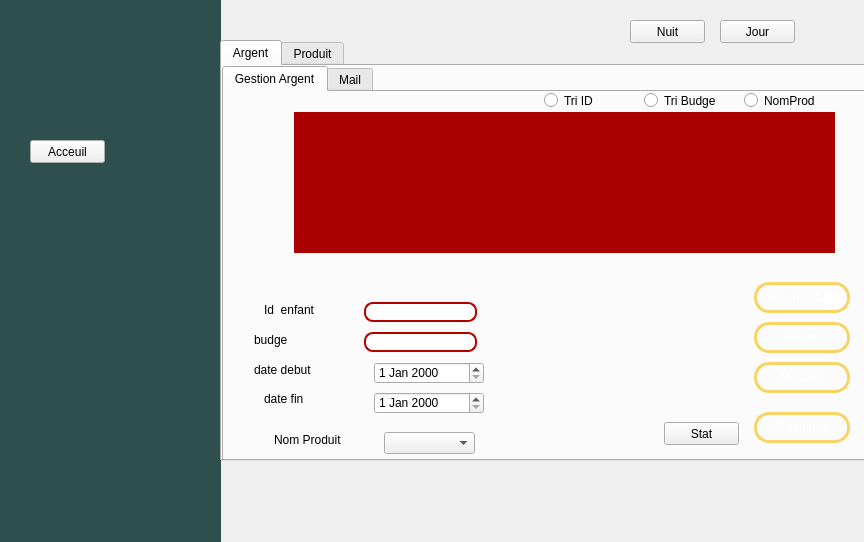
<?xml version="1.0" encoding="UTF-8"?>
<ui version="4.0">
 <class>gestion_argent</class>
 <widget class="QWidget" name="gestion_argent">
  <property name="geometry">
   <rect>
    <x>0</x>
    <y>0</y>
    <width>864</width>
    <height>542</height>
   </rect>
  </property>
  <property name="windowTitle">
   <string>Form</string>
  </property>
  <widget class="QTabWidget" name="tabWidget_2">
   <property name="geometry">
    <rect>
     <x>220</x>
     <y>40</y>
     <width>701</width>
     <height>421</height>
    </rect>
   </property>
   <property name="currentIndex">
    <number>0</number>
   </property>
   <widget class="QWidget" name="tab_4">
    <attribute name="title">
     <string>Argent</string>
    </attribute>
    <widget class="QTabWidget" name="tabWidget">
     <property name="geometry">
      <rect>
       <x>0</x>
       <y>0</y>
       <width>701</width>
       <height>411</height>
      </rect>
     </property>
     <property name="currentIndex">
      <number>0</number>
     </property>
     <widget class="QWidget" name="tab_2">
      <attribute name="title">
       <string>Gestion Argent</string>
      </attribute>
      <widget class="QTableView" name="tabchambre">
       <property name="geometry">
        <rect>
         <x>70</x>
         <y>20</y>
         <width>541</width>
         <height>141</height>
        </rect>
       </property>
       <property name="styleSheet">
        <string notr="true">QWidget {
    background-color: #aa0000;
    color: #fffff8;
}
QTableView{border: 6px solid #aa0000; /*other code about padding background stc*/ ;}
QHeaderView::section {
    background-color: #aaaa7f;
    padding: 4px;
    border: 1px solid #fffff8;
    font-size: 8pt;
}

QTableWidget {
    gridline-color: #ff4842;
    font-size: 9pt;
}

QTableWidget QTableCornerButton::section {
    background-color: #ff4842;
    border: 1px solid #fffff8;
}</string>
       </property>
      </widget>
      <widget class="QPushButton" name="pb_ajouter">
       <property name="geometry">
        <rect>
         <x>530</x>
         <y>230</y>
         <width>96</width>
         <height>31</height>
        </rect>
       </property>
       <property name="styleSheet">
        <string notr="true"> QPushButton {
color: #ffffff;
border: 3px solid #f8d466;
font: 8pt &quot;MS Reference Sans Serif&quot;;
border-radius: 15px;
padding: 5px;
background: qradialgradient(cx: 0.3, cy: -0.4,
fx: 0.3, fy: -0.4,
radius: 3, stop: 0 #aa3118, stop: 1 #550000);
min-width: 80px;
}

QPushButton:hover {
background: qradialgradient(cx: 0.3, cy: -0.4,
fx: 0.3, fy: -0.4,
radius: 3, stop: 0 #aa3118, stop: 1 #552a2a);
}

 QPushButton:pressed {
background: qradialgradient(cx: 0.4, cy: -0.1,
fx: 0.4, fy: -0.1,
radius: 3, stop: 0 #aa3118, stop: 1 #554040);
}</string>
       </property>
       <property name="text">
        <string>Ajouter</string>
       </property>
      </widget>
      <widget class="QLabel" name="label_2">
       <property name="geometry">
        <rect>
         <x>30</x>
         <y>240</y>
         <width>61</width>
         <height>16</height>
        </rect>
       </property>
       <property name="text">
        <string>budge</string>
       </property>
      </widget>
      <widget class="QLineEdit" name="lineEdit_num">
       <property name="geometry">
        <rect>
         <x>140</x>
         <y>210</y>
         <width>113</width>
         <height>20</height>
        </rect>
       </property>
       <property name="styleSheet">
        <string notr="true">QLineEdit
{
border-radius:9px;
border: 2px solid #b50000;
background: qradialgradient(cx: 0.3, cy: -0.4,
fx: 0.0, fy: -0.0,
radius: 1.89, stop: 0 #ffffff, stop: 1 #999);
}</string>
       </property>
      </widget>
      <widget class="QLabel" name="label">
       <property name="geometry">
        <rect>
         <x>40</x>
         <y>210</y>
         <width>81</width>
         <height>16</height>
        </rect>
       </property>
       <property name="styleSheet">
        <string notr="true">Qlabel{
font-size: 40px;
font-color:red;
}</string>
       </property>
       <property name="text">
        <string>Id  enfant</string>
       </property>
      </widget>
      <widget class="QPushButton" name="pb_supprimer">
       <property name="geometry">
        <rect>
         <x>530</x>
         <y>320</y>
         <width>96</width>
         <height>31</height>
        </rect>
       </property>
       <property name="styleSheet">
        <string notr="true"> QPushButton {
color: #ffffff;
border: 3px solid #f8d466;
font: 8pt &quot;MS Reference Sans Serif&quot;;
border-radius: 15px;
padding: 5px;
background: qradialgradient(cx: 0.3, cy: -0.4,
fx: 0.3, fy: -0.4,
radius: 3, stop: 0 #aa3118, stop: 1 #550000);
min-width: 80px;
}

QPushButton:hover {
background: qradialgradient(cx: 0.3, cy: -0.4,
fx: 0.3, fy: -0.4,
radius: 3, stop: 0 #aa3118, stop: 1 #552a2a);
}

 QPushButton:pressed {
background: qradialgradient(cx: 0.4, cy: -0.1,
fx: 0.4, fy: -0.1,
radius: 3, stop: 0 #aa3118, stop: 1 #554040);
}</string>
       </property>
       <property name="text">
        <string>Supprimer</string>
       </property>
      </widget>
      <widget class="QPushButton" name="pb_modifier">
       <property name="geometry">
        <rect>
         <x>530</x>
         <y>270</y>
         <width>96</width>
         <height>31</height>
        </rect>
       </property>
       <property name="styleSheet">
        <string notr="true"> QPushButton {
color: #ffffff;
border: 3px solid #f8d466;
font: 8pt &quot;MS Reference Sans Serif&quot;;
border-radius: 15px;
padding: 5px;
background: qradialgradient(cx: 0.3, cy: -0.4,
fx: 0.3, fy: -0.4,
radius: 3, stop: 0 #aa3118, stop: 1 #550000);
min-width: 80px;
}

QPushButton:hover {
background: qradialgradient(cx: 0.3, cy: -0.4,
fx: 0.3, fy: -0.4,
radius: 3, stop: 0 #aa3118, stop: 1 #552a2a);
}

 QPushButton:pressed {
background: qradialgradient(cx: 0.4, cy: -0.1,
fx: 0.4, fy: -0.1,
radius: 3, stop: 0 #aa3118, stop: 1 #554040);
}
</string>
       </property>
       <property name="text">
        <string>Modifier</string>
       </property>
      </widget>
      <widget class="QPushButton" name="pb_rechercher">
       <property name="geometry">
        <rect>
         <x>530</x>
         <y>190</y>
         <width>96</width>
         <height>31</height>
        </rect>
       </property>
       <property name="styleSheet">
        <string notr="true"> QPushButton {
color: #ffffff;
border: 3px solid #f8d466;
font: 8pt &quot;MS Reference Sans Serif&quot;;
border-radius: 15px;
padding: 5px;
background: qradialgradient(cx: 0.3, cy: -0.4,
fx: 0.3, fy: -0.4,
radius: 3, stop: 0 #aa3118, stop: 1 #550000);
min-width: 80px;
}

QPushButton:hover {
background: qradialgradient(cx: 0.3, cy: -0.4,
fx: 0.3, fy: -0.4,
radius: 3, stop: 0 #aa3118, stop: 1 #552a2a);
}

 QPushButton:pressed {
background: qradialgradient(cx: 0.4, cy: -0.1,
fx: 0.4, fy: -0.1,
radius: 3, stop: 0 #aa3118, stop: 1 #554040);
}</string>
       </property>
       <property name="text">
        <string>Rechercher</string>
       </property>
      </widget>
      <widget class="QLabel" name="label_4">
       <property name="geometry">
        <rect>
         <x>30</x>
         <y>270</y>
         <width>71</width>
         <height>16</height>
        </rect>
       </property>
       <property name="text">
        <string>date debut</string>
       </property>
      </widget>
      <widget class="QLineEdit" name="lineEdit_disponibilite">
       <property name="geometry">
        <rect>
         <x>600</x>
         <y>200</y>
         <width>20</width>
         <height>20</height>
        </rect>
       </property>
       <property name="styleSheet">
        <string notr="true">QLineEdit{
background-color: transparent;
border-image: url(:off.png);
background: none;
border: none;
background-repeat: none;
}</string>
       </property>
      </widget>
      <widget class="QLineEdit" name="lineEdit_num_3">
       <property name="geometry">
        <rect>
         <x>140</x>
         <y>240</y>
         <width>113</width>
         <height>20</height>
        </rect>
       </property>
       <property name="styleSheet">
        <string notr="true">QLineEdit
{
border-radius:9px;
border: 2px solid #b50000;
background: qradialgradient(cx: 0.3, cy: -0.4,
fx: 0.0, fy: -0.0,
radius: 1.89, stop: 0 #ffffff, stop: 1 #999);
}</string>
       </property>
      </widget>
      <widget class="QLabel" name="label_9">
       <property name="geometry">
        <rect>
         <x>0</x>
         <y>0</y>
         <width>711</width>
         <height>401</height>
        </rect>
       </property>
       <property name="styleSheet">
        <string notr="true">border-image: url(C:/Users/MY HP/Desktop/QT/projet2020/malek/afficher5.png);
</string>
       </property>
       <property name="text">
        <string/>
       </property>
      </widget>
      <widget class="QLabel" name="label_8">
       <property name="geometry">
        <rect>
         <x>40</x>
         <y>300</y>
         <width>47</width>
         <height>13</height>
        </rect>
       </property>
       <property name="text">
        <string>date fin</string>
       </property>
      </widget>
      <widget class="QDateEdit" name="dateEdit">
       <property name="geometry">
        <rect>
         <x>150</x>
         <y>270</y>
         <width>110</width>
         <height>22</height>
        </rect>
       </property>
      </widget>
      <widget class="QDateEdit" name="dateEdit_2">
       <property name="geometry">
        <rect>
         <x>150</x>
         <y>300</y>
         <width>110</width>
         <height>22</height>
        </rect>
       </property>
      </widget>
      <widget class="QComboBox" name="comboBox">
       <property name="geometry">
        <rect>
         <x>160</x>
         <y>340</y>
         <width>91</width>
         <height>22</height>
        </rect>
       </property>
      </widget>
      <widget class="QLabel" name="label_11">
       <property name="geometry">
        <rect>
         <x>50</x>
         <y>340</y>
         <width>71</width>
         <height>16</height>
        </rect>
       </property>
       <property name="text">
        <string>Nom Produit</string>
       </property>
      </widget>
      <widget class="QPushButton" name="pushButton_3">
       <property name="geometry">
        <rect>
         <x>440</x>
         <y>330</y>
         <width>75</width>
         <height>23</height>
        </rect>
       </property>
       <property name="text">
        <string>Stat</string>
       </property>
      </widget>
      <widget class="QRadioButton" name="radioButton">
       <property name="geometry">
        <rect>
         <x>320</x>
         <y>0</y>
         <width>82</width>
         <height>17</height>
        </rect>
       </property>
       <property name="text">
        <string>Tri ID</string>
       </property>
      </widget>
      <widget class="QRadioButton" name="radioButton_2">
       <property name="geometry">
        <rect>
         <x>420</x>
         <y>0</y>
         <width>82</width>
         <height>17</height>
        </rect>
       </property>
       <property name="text">
        <string>Tri Budge</string>
       </property>
      </widget>
      <widget class="QRadioButton" name="radioButton_3">
       <property name="geometry">
        <rect>
         <x>520</x>
         <y>0</y>
         <width>82</width>
         <height>17</height>
        </rect>
       </property>
       <property name="text">
        <string>NomProd</string>
       </property>
      </widget>
      <zorder>label_9</zorder>
      <zorder>lineEdit_disponibilite</zorder>
      <zorder>tabchambre</zorder>
      <zorder>pb_ajouter</zorder>
      <zorder>label_2</zorder>
      <zorder>lineEdit_num</zorder>
      <zorder>label</zorder>
      <zorder>pb_supprimer</zorder>
      <zorder>pb_modifier</zorder>
      <zorder>pb_rechercher</zorder>
      <zorder>label_4</zorder>
      <zorder>lineEdit_num_3</zorder>
      <zorder>label_8</zorder>
      <zorder>dateEdit</zorder>
      <zorder>dateEdit_2</zorder>
      <zorder>comboBox</zorder>
      <zorder>label_11</zorder>
      <zorder>pushButton_3</zorder>
      <zorder>radioButton</zorder>
      <zorder>radioButton_2</zorder>
      <zorder>radioButton_3</zorder>
     </widget>
     <widget class="QWidget" name="tab">
      <attribute name="title">
       <string>Mail</string>
      </attribute>
      <widget class="QLabel" name="label_30">
       <property name="geometry">
        <rect>
         <x>51</x>
         <y>206</y>
         <width>40</width>
         <height>20</height>
        </rect>
       </property>
       <property name="text">
        <string>Subject:</string>
       </property>
      </widget>
      <widget class="QLabel" name="label_31">
       <property name="geometry">
        <rect>
         <x>51</x>
         <y>235</y>
         <width>46</width>
         <height>22</height>
        </rect>
       </property>
       <property name="text">
        <string>Message:</string>
       </property>
      </widget>
      <widget class="QLineEdit" name="paswd">
       <property name="geometry">
        <rect>
         <x>120</x>
         <y>148</y>
         <width>490</width>
         <height>20</height>
        </rect>
       </property>
       <property name="inputMask">
        <string/>
       </property>
       <property name="text">
        <string/>
       </property>
       <property name="echoMode">
        <enum>QLineEdit::Password</enum>
       </property>
      </widget>
      <widget class="QPlainTextEdit" name="msg">
       <property name="geometry">
        <rect>
         <x>120</x>
         <y>235</y>
         <width>490</width>
         <height>71</height>
        </rect>
       </property>
      </widget>
      <widget class="QLabel" name="label_28">
       <property name="geometry">
        <rect>
         <x>51</x>
         <y>148</y>
         <width>50</width>
         <height>20</height>
        </rect>
       </property>
       <property name="text">
        <string>Password:</string>
       </property>
      </widget>
      <widget class="QLineEdit" name="server">
       <property name="geometry">
        <rect>
         <x>120</x>
         <y>61</y>
         <width>490</width>
         <height>20</height>
        </rect>
       </property>
       <property name="text">
        <string>smtp.gmail.com</string>
       </property>
       <property name="echoMode">
        <enum>QLineEdit::Password</enum>
       </property>
      </widget>
      <widget class="QLineEdit" name="subject">
       <property name="geometry">
        <rect>
         <x>120</x>
         <y>206</y>
         <width>490</width>
         <height>20</height>
        </rect>
       </property>
      </widget>
      <widget class="QLabel" name="label_29">
       <property name="geometry">
        <rect>
         <x>51</x>
         <y>177</y>
         <width>59</width>
         <height>20</height>
        </rect>
       </property>
       <property name="text">
        <string>Recipant to:</string>
       </property>
      </widget>
      <widget class="QWidget" name="layoutWidget_2">
       <property name="geometry">
        <rect>
         <x>260</x>
         <y>310</y>
         <width>211</width>
         <height>61</height>
        </rect>
       </property>
       <layout class="QHBoxLayout" name="horizontalLayout">
        <item>
         <spacer name="horizontalSpacer">
          <property name="orientation">
           <enum>Qt::Horizontal</enum>
          </property>
          <property name="sizeHint" stdset="0">
           <size>
            <width>40</width>
            <height>20</height>
           </size>
          </property>
         </spacer>
        </item>
        <item>
         <widget class="QPushButton" name="sendBtn">
          <property name="styleSheet">
           <string notr="true"> QPushButton {
color: #ffffff;
border: 3px solid #f8d466;
font: 8pt &quot;MS Reference Sans Serif&quot;;
border-radius: 15px;
padding: 5px;
background: qradialgradient(cx: 0.3, cy: -0.4,
fx: 0.3, fy: -0.4,
radius: 3, stop: 0 #aa3118, stop: 1 #550000);
min-width: 80px;
}

QPushButton:hover {
background: qradialgradient(cx: 0.3, cy: -0.4,
fx: 0.3, fy: -0.4,
radius: 3, stop: 0 #aa3118, stop: 1 #552a2a);
}

 QPushButton:pressed {
background: qradialgradient(cx: 0.4, cy: -0.1,
fx: 0.4, fy: -0.1,
radius: 3, stop: 0 #aa3118, stop: 1 #554040);
}</string>
          </property>
          <property name="text">
           <string>Send</string>
          </property>
         </widget>
        </item>
        <item>
         <widget class="QPushButton" name="exitBtn">
          <property name="styleSheet">
           <string notr="true"> QPushButton {
color: #ffffff;
border: 3px solid #f8d466;
font: 8pt &quot;MS Reference Sans Serif&quot;;
border-radius: 15px;
padding: 5px;
background: qradialgradient(cx: 0.3, cy: -0.4,
fx: 0.3, fy: -0.4,
radius: 3, stop: 0 #aa3118, stop: 1 #550000);
min-width: 80px;
}

QPushButton:hover {
background: qradialgradient(cx: 0.3, cy: -0.4,
fx: 0.3, fy: -0.4,
radius: 3, stop: 0 #aa3118, stop: 1 #552a2a);
}

 QPushButton:pressed {
background: qradialgradient(cx: 0.4, cy: -0.1,
fx: 0.4, fy: -0.1,
radius: 3, stop: 0 #aa3118, stop: 1 #554040);
}</string>
          </property>
          <property name="text">
           <string>Exit</string>
          </property>
         </widget>
        </item>
       </layout>
      </widget>
      <widget class="QLabel" name="label_25">
       <property name="geometry">
        <rect>
         <x>51</x>
         <y>61</y>
         <width>63</width>
         <height>20</height>
        </rect>
       </property>
       <property name="text">
        <string>Smtp-server:</string>
       </property>
      </widget>
      <widget class="QLineEdit" name="uname">
       <property name="geometry">
        <rect>
         <x>120</x>
         <y>119</y>
         <width>490</width>
         <height>20</height>
        </rect>
       </property>
       <property name="text">
        <string/>
       </property>
      </widget>
      <widget class="QLabel" name="label_26">
       <property name="geometry">
        <rect>
         <x>51</x>
         <y>90</y>
         <width>59</width>
         <height>20</height>
        </rect>
       </property>
       <property name="text">
        <string>Server port:</string>
       </property>
      </widget>
      <widget class="QLabel" name="label_27">
       <property name="geometry">
        <rect>
         <x>51</x>
         <y>119</y>
         <width>52</width>
         <height>20</height>
        </rect>
       </property>
       <property name="text">
        <string>Username:</string>
       </property>
      </widget>
      <widget class="QLineEdit" name="rcpt">
       <property name="geometry">
        <rect>
         <x>120</x>
         <y>177</y>
         <width>490</width>
         <height>20</height>
        </rect>
       </property>
      </widget>
      <widget class="QLineEdit" name="port">
       <property name="geometry">
        <rect>
         <x>120</x>
         <y>90</y>
         <width>490</width>
         <height>20</height>
        </rect>
       </property>
       <property name="text">
        <string>465</string>
       </property>
       <property name="echoMode">
        <enum>QLineEdit::Password</enum>
       </property>
      </widget>
     </widget>
    </widget>
   </widget>
   <widget class="QWidget" name="tab_5">
    <attribute name="title">
     <string>Produit</string>
    </attribute>
    <widget class="QTabWidget" name="tabWidget_3">
     <property name="geometry">
      <rect>
       <x>0</x>
       <y>0</y>
       <width>701</width>
       <height>421</height>
      </rect>
     </property>
     <property name="currentIndex">
      <number>0</number>
     </property>
     <widget class="QWidget" name="tab_6">
      <attribute name="title">
       <string>Gestion_Produit</string>
      </attribute>
      <widget class="QLabel" name="label_5">
       <property name="geometry">
        <rect>
         <x>70</x>
         <y>160</y>
         <width>71</width>
         <height>20</height>
        </rect>
       </property>
       <property name="styleSheet">
        <string notr="true"/>
       </property>
       <property name="text">
        <string>ID Produit</string>
       </property>
      </widget>
      <widget class="QLineEdit" name="lineEdit_id_3">
       <property name="geometry">
        <rect>
         <x>150</x>
         <y>160</y>
         <width>113</width>
         <height>20</height>
        </rect>
       </property>
       <property name="styleSheet">
        <string notr="true">QLineEdit
{
border-radius:9px;
border: 2px solid #b50000;
background: qradialgradient(cx: 0.3, cy: -0.4,
fx: 0.0, fy: -0.0,
radius: 1.89, stop: 0 #ffffff, stop: 1 #999);
}</string>
       </property>
      </widget>
      <widget class="QLabel" name="label_6">
       <property name="geometry">
        <rect>
         <x>60</x>
         <y>190</y>
         <width>81</width>
         <height>16</height>
        </rect>
       </property>
       <property name="text">
        <string>Nom Produit</string>
       </property>
      </widget>
      <widget class="QLabel" name="label_7">
       <property name="geometry">
        <rect>
         <x>60</x>
         <y>220</y>
         <width>61</width>
         <height>16</height>
        </rect>
       </property>
       <property name="text">
        <string>Date</string>
       </property>
      </widget>
      <widget class="QPushButton" name="pb_ajouter_2">
       <property name="geometry">
        <rect>
         <x>480</x>
         <y>200</y>
         <width>96</width>
         <height>31</height>
        </rect>
       </property>
       <property name="styleSheet">
        <string notr="true"> QPushButton {
color: #ffffff;
border: 3px solid #f8d466;
font: 8pt &quot;MS Reference Sans Serif&quot;;
border-radius: 15px;
padding: 5px;
background: qradialgradient(cx: 0.3, cy: -0.4,
fx: 0.3, fy: -0.4,
radius: 3, stop: 0 #aa3118, stop: 1 #550000);
min-width: 80px;
}

QPushButton:hover {
background: qradialgradient(cx: 0.3, cy: -0.4,
fx: 0.3, fy: -0.4,
radius: 3, stop: 0 #aa3118, stop: 1 #552a2a);
}

 QPushButton:pressed {
background: qradialgradient(cx: 0.4, cy: -0.1,
fx: 0.4, fy: -0.1,
radius: 3, stop: 0 #aa3118, stop: 1 #554040);
}</string>
       </property>
       <property name="text">
        <string>Ajouter</string>
       </property>
      </widget>
      <widget class="QPushButton" name="pb_modifier_4">
       <property name="geometry">
        <rect>
         <x>480</x>
         <y>240</y>
         <width>96</width>
         <height>31</height>
        </rect>
       </property>
       <property name="styleSheet">
        <string notr="true"> QPushButton {
color: #ffffff;
border: 3px solid #f8d466;
font: 8pt &quot;MS Reference Sans Serif&quot;;
border-radius: 15px;
padding: 5px;
background: qradialgradient(cx: 0.3, cy: -0.4,
fx: 0.3, fy: -0.4,
radius: 3, stop: 0 #aa3118, stop: 1 #550000);
min-width: 80px;
}

QPushButton:hover {
background: qradialgradient(cx: 0.3, cy: -0.4,
fx: 0.3, fy: -0.4,
radius: 3, stop: 0 #aa3118, stop: 1 #552a2a);
}

 QPushButton:pressed {
background: qradialgradient(cx: 0.4, cy: -0.1,
fx: 0.4, fy: -0.1,
radius: 3, stop: 0 #aa3118, stop: 1 #554040);
}</string>
       </property>
       <property name="text">
        <string>Modifier</string>
       </property>
      </widget>
      <widget class="QPushButton" name="pb_supprimer_2">
       <property name="geometry">
        <rect>
         <x>480</x>
         <y>280</y>
         <width>96</width>
         <height>31</height>
        </rect>
       </property>
       <property name="styleSheet">
        <string notr="true"> QPushButton {
color: #ffffff;
border: 3px solid #f8d466;
font: 8pt &quot;MS Reference Sans Serif&quot;;
border-radius: 15px;
padding: 5px;
background: qradialgradient(cx: 0.3, cy: -0.4,
fx: 0.3, fy: -0.4,
radius: 3, stop: 0 #aa3118, stop: 1 #550000);
min-width: 80px;
}

QPushButton:hover {
background: qradialgradient(cx: 0.3, cy: -0.4,
fx: 0.3, fy: -0.4,
radius: 3, stop: 0 #aa3118, stop: 1 #552a2a);
}

 QPushButton:pressed {
background: qradialgradient(cx: 0.4, cy: -0.1,
fx: 0.4, fy: -0.1,
radius: 3, stop: 0 #aa3118, stop: 1 #554040);
}</string>
       </property>
       <property name="text">
        <string>Supprimer</string>
       </property>
      </widget>
      <widget class="QTableView" name="tabservicech">
       <property name="geometry">
        <rect>
         <x>40</x>
         <y>20</y>
         <width>611</width>
         <height>131</height>
        </rect>
       </property>
       <property name="styleSheet">
        <string notr="true">QWidget {
    background-color: #aa0000;
    color: #fffff8;
}
QTableView{border: 6px solid #aa0000; /*other code about padding background stc*/ ;}
QHeaderView::section {
    background-color: #aaaa7f;
    padding: 4px;
    border: 1px solid #fffff8;
    font-size: 8pt;
}

QTableWidget {
    gridline-color: #ff4842;
    font-size: 9pt;
}

QTableWidget QTableCornerButton::section {
    background-color: #ff4842;
    border: 1px solid #fffff8;
}</string>
       </property>
      </widget>
      <widget class="QLineEdit" name="lineEdit_dispo">
       <property name="geometry">
        <rect>
         <x>490</x>
         <y>200</y>
         <width>20</width>
         <height>20</height>
        </rect>
       </property>
       <property name="styleSheet">
        <string notr="true">QLineEdit{
background-color: transparent;
border-image: url(:off.png);
background: none;
border: none;
background-repeat: none;
}</string>
       </property>
      </widget>
      <widget class="QPushButton" name="pushButton">
       <property name="geometry">
        <rect>
         <x>480</x>
         <y>160</y>
         <width>96</width>
         <height>31</height>
        </rect>
       </property>
       <property name="styleSheet">
        <string notr="true"> QPushButton {
color: #ffffff;
border: 3px solid #f8d466;
font: 8pt &quot;MS Reference Sans Serif&quot;;
border-radius: 15px;
padding: 5px;
background: qradialgradient(cx: 0.3, cy: -0.4,
fx: 0.3, fy: -0.4,
radius: 3, stop: 0 #aa3118, stop: 1 #550000);
min-width: 80px;
}

QPushButton:hover {
background: qradialgradient(cx: 0.3, cy: -0.4,
fx: 0.3, fy: -0.4,
radius: 3, stop: 0 #aa3118, stop: 1 #552a2a);
}

 QPushButton:pressed {
background: qradialgradient(cx: 0.4, cy: -0.1,
fx: 0.4, fy: -0.1,
radius: 3, stop: 0 #aa3118, stop: 1 #554040);
}</string>
       </property>
       <property name="text">
        <string>rechercher</string>
       </property>
      </widget>
      <widget class="QLabel" name="label_12">
       <property name="geometry">
        <rect>
         <x>0</x>
         <y>0</y>
         <width>711</width>
         <height>421</height>
        </rect>
       </property>
       <property name="styleSheet">
        <string notr="true">border-image: url(C:/Users/MY HP/Desktop/QT/projet2020/malek/afficher5.png);
</string>
       </property>
       <property name="text">
        <string/>
       </property>
      </widget>
      <widget class="QLineEdit" name="lineEdit_prix_3">
       <property name="geometry">
        <rect>
         <x>150</x>
         <y>190</y>
         <width>113</width>
         <height>20</height>
        </rect>
       </property>
       <property name="styleSheet">
        <string notr="true">QLineEdit
{
border-radius:9px;
border: 2px solid #b50000;
background: qradialgradient(cx: 0.3, cy: -0.4,
fx: 0.0, fy: -0.0,
radius: 1.89, stop: 0 #ffffff, stop: 1 #999);
}</string>
       </property>
      </widget>
      <widget class="QLabel" name="label_10">
       <property name="geometry">
        <rect>
         <x>60</x>
         <y>250</y>
         <width>91</width>
         <height>16</height>
        </rect>
       </property>
       <property name="text">
        <string>Prix</string>
       </property>
      </widget>
      <widget class="QLineEdit" name="lineEdit_prix_5">
       <property name="geometry">
        <rect>
         <x>150</x>
         <y>250</y>
         <width>113</width>
         <height>20</height>
        </rect>
       </property>
       <property name="styleSheet">
        <string notr="true">QLineEdit
{
border-radius:9px;
border: 2px solid #b50000;
background: qradialgradient(cx: 0.3, cy: -0.4,
fx: 0.0, fy: -0.0,
radius: 1.89, stop: 0 #ffffff, stop: 1 #999);
}</string>
       </property>
      </widget>
      <widget class="QLabel" name="label_14">
       <property name="geometry">
        <rect>
         <x>60</x>
         <y>280</y>
         <width>81</width>
         <height>16</height>
        </rect>
       </property>
       <property name="text">
        <string>Categorie</string>
       </property>
      </widget>
      <widget class="QLabel" name="label_16">
       <property name="geometry">
        <rect>
         <x>60</x>
         <y>310</y>
         <width>61</width>
         <height>16</height>
        </rect>
       </property>
       <property name="text">
        <string>Nb Points</string>
       </property>
      </widget>
      <widget class="QLineEdit" name="lineEdit_prix_7">
       <property name="geometry">
        <rect>
         <x>150</x>
         <y>280</y>
         <width>113</width>
         <height>20</height>
        </rect>
       </property>
       <property name="styleSheet">
        <string notr="true">QLineEdit
{
border-radius:9px;
border: 2px solid #b50000;
background: qradialgradient(cx: 0.3, cy: -0.4,
fx: 0.0, fy: -0.0,
radius: 1.89, stop: 0 #ffffff, stop: 1 #999);
}</string>
       </property>
      </widget>
      <widget class="QLineEdit" name="lineEdit_prix_8">
       <property name="geometry">
        <rect>
         <x>150</x>
         <y>310</y>
         <width>113</width>
         <height>20</height>
        </rect>
       </property>
       <property name="styleSheet">
        <string notr="true">QLineEdit
{
border-radius:9px;
border: 2px solid #b50000;
background: qradialgradient(cx: 0.3, cy: -0.4,
fx: 0.0, fy: -0.0,
radius: 1.89, stop: 0 #ffffff, stop: 1 #999);
}</string>
       </property>
      </widget>
      <widget class="QDateEdit" name="dateEdit_3">
       <property name="geometry">
        <rect>
         <x>150</x>
         <y>220</y>
         <width>110</width>
         <height>22</height>
        </rect>
       </property>
      </widget>
      <widget class="QPushButton" name="pushButton_2">
       <property name="geometry">
        <rect>
         <x>480</x>
         <y>330</y>
         <width>75</width>
         <height>23</height>
        </rect>
       </property>
       <property name="text">
        <string>pdf</string>
       </property>
      </widget>
      <widget class="QPushButton" name="pushButton_4">
       <property name="geometry">
        <rect>
         <x>570</x>
         <y>340</y>
         <width>75</width>
         <height>23</height>
        </rect>
       </property>
       <property name="text">
        <string>Lire Video</string>
       </property>
      </widget>
      <zorder>label_12</zorder>
      <zorder>lineEdit_dispo</zorder>
      <zorder>label_5</zorder>
      <zorder>lineEdit_id_3</zorder>
      <zorder>label_6</zorder>
      <zorder>label_7</zorder>
      <zorder>pb_ajouter_2</zorder>
      <zorder>pb_modifier_4</zorder>
      <zorder>pb_supprimer_2</zorder>
      <zorder>tabservicech</zorder>
      <zorder>pushButton</zorder>
      <zorder>lineEdit_prix_3</zorder>
      <zorder>label_10</zorder>
      <zorder>lineEdit_prix_5</zorder>
      <zorder>label_14</zorder>
      <zorder>label_16</zorder>
      <zorder>lineEdit_prix_7</zorder>
      <zorder>lineEdit_prix_8</zorder>
      <zorder>dateEdit_3</zorder>
      <zorder>pushButton_2</zorder>
      <zorder>pushButton_4</zorder>
     </widget>
    </widget>
   </widget>
  </widget>
  <widget class="QLabel" name="label_3">
   <property name="geometry">
    <rect>
     <x>-30</x>
     <y>-20</y>
     <width>251</width>
     <height>741</height>
    </rect>
   </property>
   <property name="styleSheet">
    <string notr="true">background-color: #2F4F4F;</string>
   </property>
   <property name="text">
    <string/>
   </property>
  </widget>
  <widget class="QPushButton" name="pushButton_5">
   <property name="geometry">
    <rect>
     <x>30</x>
     <y>140</y>
     <width>75</width>
     <height>23</height>
    </rect>
   </property>
   <property name="text">
    <string>Acceuil</string>
   </property>
  </widget>
  <widget class="QLabel" name="label_mask">
   <property name="geometry">
    <rect>
     <x>10</x>
     <y>0</y>
     <width>851</width>
     <height>521</height>
    </rect>
   </property>
   <property name="styleSheet">
    <string notr="true">background 3A3AEF</string>
   </property>
   <property name="text">
    <string/>
   </property>
  </widget>
  <widget class="QPushButton" name="pushButton_6">
   <property name="geometry">
    <rect>
     <x>720</x>
     <y>20</y>
     <width>75</width>
     <height>23</height>
    </rect>
   </property>
   <property name="text">
    <string>Jour</string>
   </property>
  </widget>
  <widget class="QPushButton" name="pushButton_7">
   <property name="geometry">
    <rect>
     <x>630</x>
     <y>20</y>
     <width>75</width>
     <height>23</height>
    </rect>
   </property>
   <property name="text">
    <string>Nuit</string>
   </property>
  </widget>
  <zorder>label_3</zorder>
  <zorder>label_mask</zorder>
  <zorder>tabWidget_2</zorder>
  <zorder>pushButton_5</zorder>
  <zorder>pushButton_6</zorder>
  <zorder>pushButton_7</zorder>
 </widget>
 <resources/>
 <connections/>
</ui>
